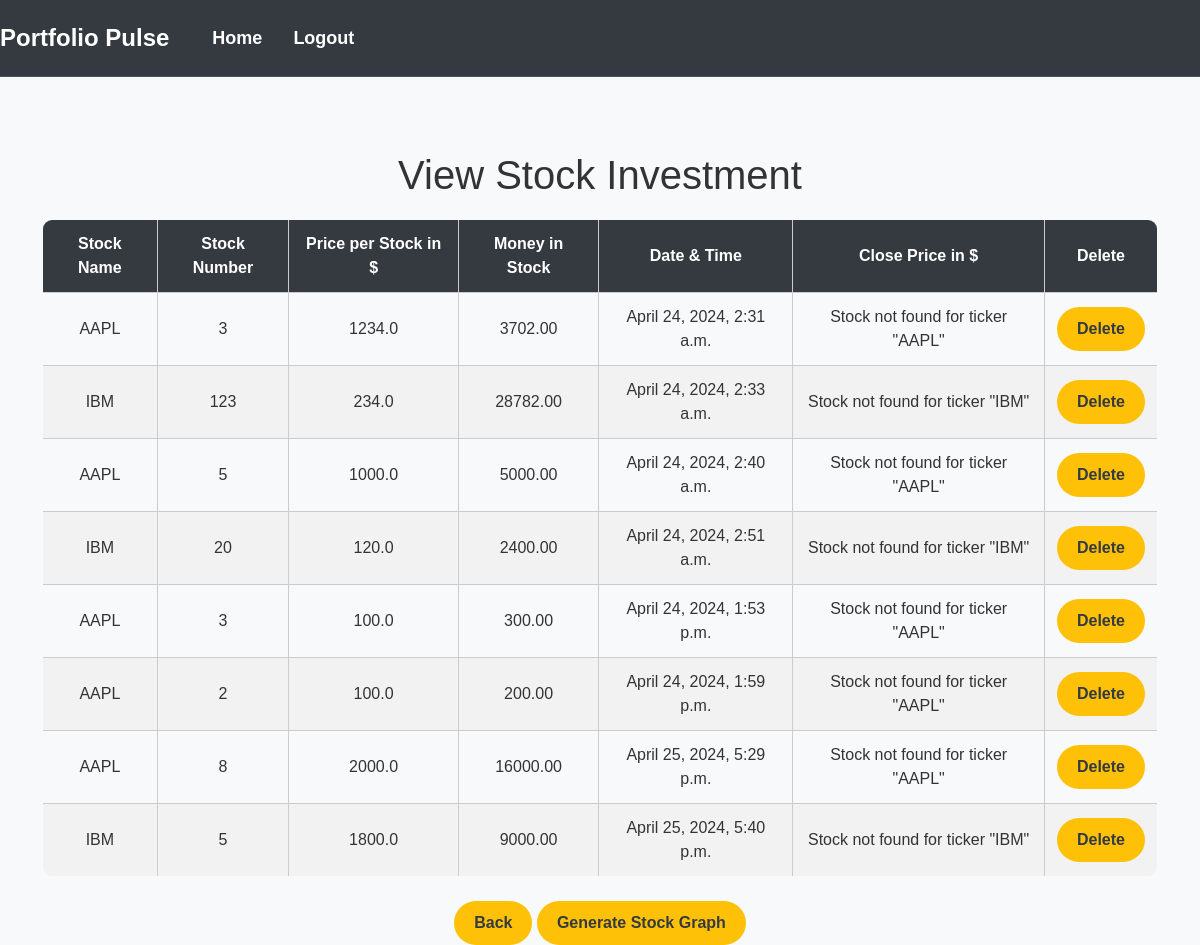
The page /view/ (signed in) on the database as committed earlier.
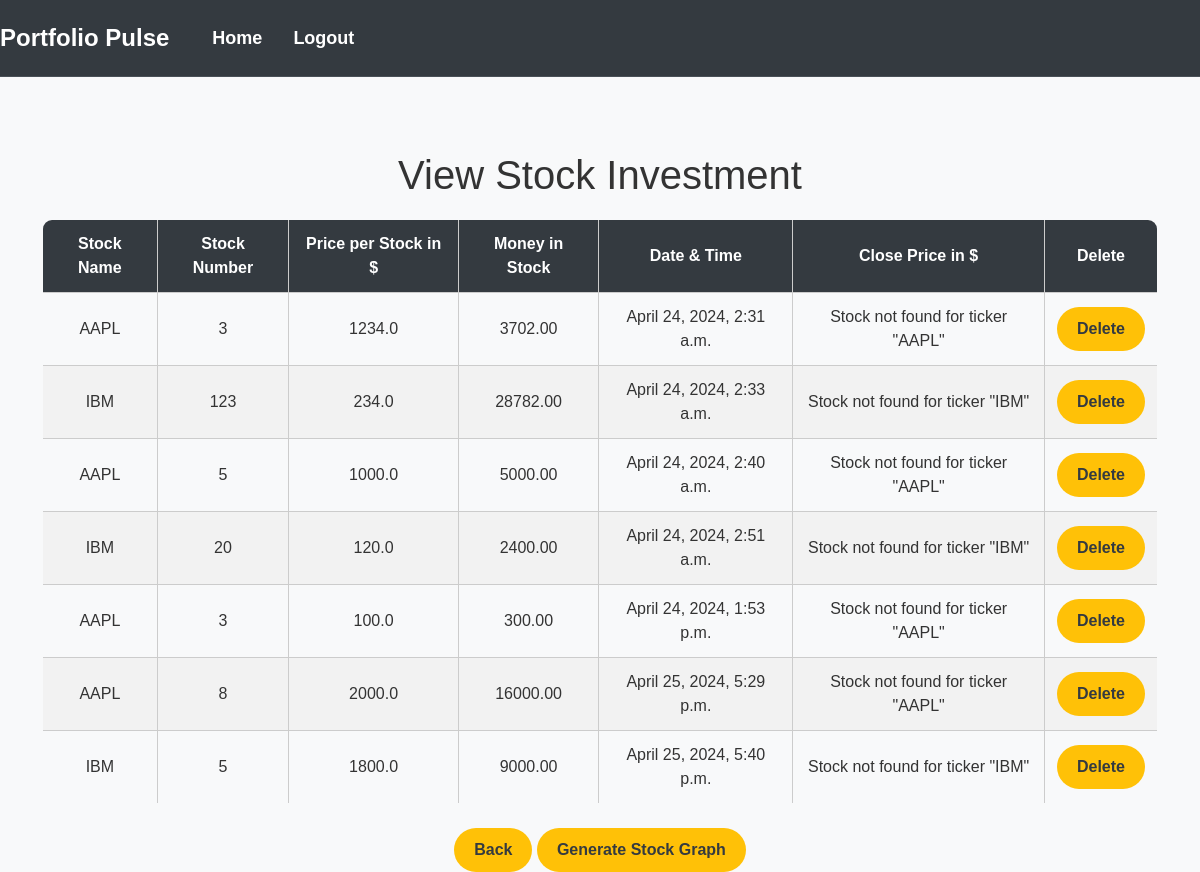
The same page on the database as committed later.
### fin_app/models.py (models this page shows, shortened)
class StockModel(models.Model):
    user = models.ForeignKey(User, on_delete=models.CASCADE)
    stock_id = models.IntegerField(primary_key=True)
    stock_name = models.CharField(max_length=10000000000)
    stock_number = models.IntegerField()
    stock_pps = models.FloatField(default=0.0)
    stock_money = models.FloatField(default=0.0)
    created = models.DateTimeField(auto_now_add=True)
    close_price = models.FloatField(default=0.0)  # New field to store close price

### fin_app/views.py (the view)
# urls.py: path("view/", view, name = "view"),
def view(request):
    if request.user.is_authenticated:
        user = request.user
        form = StockForm()
        todos = StockModel.objects.filter(user=user)
        return render(request, "view.html", {"form": form, "todos": todos})

### collector_app/templatetags/yfinance_tags.py (called while the page is built)
@register.simple_tag
def load_yfinance_data(ticker):
    try:
        crypto = yf.Ticker(ticker)
        data = crypto.history(period="30d")
        if not data.empty:
            close_price = data['Close'].iloc[-1]
            return close_price
    except Exception as e:
        print(f"Error retrieving data for ticker '{ticker}': {e}")
    return None

### fin_app/templatetags/custom_filters.py (called while the page is built)
@register.filter
def multiply(value, arg):
    return value * arg

### fin_app/templates/view.html (shortened to what this page needs)
<!DOCTYPE html>
{% load yfinance_tags %}
{% load custom_filters %}
<!DOCTYPE html>
<html>
<head>
    <link href="https://cdn.jsdelivr.net/npm/bootstrap@5.1.1/dist/css/bootstrap.min.css" rel="stylesheet">
</head>
<body>
    <nav class="navbar navbar-expand-lg">
      <a class="navbar-brand" href="#">
        Portfolio Pulse
      </a>
      <div class="collapse navbar-collapse" id="navbarNav">
        <ul class="navbar-nav ml-auto">
            {% if user.is_authenticated %}
              <li class="nav-item">
                <a class="nav-link" href="{% url 'home' %}">Home</a>
              </li>
              <li class="nav-item">
                <a class="nav-link" href="{% url 'ulogout' %}">Logout</a>
              </li>
            {% endif %}
        </ul>
      </div>
    </nav>
    <div class="container">
        <center>
            <br>
            <h1 class="heading">View Stock Investment</h1>
            <table id="view">
                <thead>
                    <tr>
                        <th>Stock Name</th>
                        <th>Stock Number</th>
                        <th>Price per Stock in $</th>
                        <th>Money in Stock</th>
                        <th>Date & Time</th>
                        <th>Close Price in $</th>
                        <th>Delete</th>
                    </tr>
                </thead>
                <tbody>
                    {% for todo in todos %}
                        <tr>
                            <td>{{ todo.stock_name }}</td>
                            <td>{{ todo.stock_number }}</td>
                            <td>{{ todo.stock_pps }}</td>
                            <td>{{ todo.stock_number|multiply:todo.stock_pps|floatformat:2 }}</td>
                            <td>{{ todo.created }}</td>
                            <td>
                                {% with ticker=todo.stock_name %}
                                    {% load_yfinance_data ticker as data %}
                                    {% if data %}
                                        {% if data %}
                                            {{ data }}
                                        {% else %}
                                            Stock data not available for ticker "{{ ticker }}"
                                        {% endif %}
                                    {% else %}
                                        Stock not found for ticker "{{ ticker }}"
                                    {% endif %}
                                {% endwith %}
                            </td>
                            <td>
                                <a href="{% url 'delete_stock' id=todo.stock_id %}" onclick="return confirm('Are you sure?')">
                                    <button class="btn">Delete</button>
                                </a>
                            </td>
                        </tr>
                    {% endfor %}
                </tbody>
            </table>
            <br>
            <a href="{% url 'home' %}"><button class="btn">Back</button></a>
            <a href="{% url 'stock_graph' %}"> <button class="btn">Generate Stock Graph</button></a>
        </center>
    </div>
</body>
</html>

### fin_app/templates/view.html (style rules this page uses)
* { font-family: "Arial", sans-serif; margin: 0; padding: 0; box-sizing: border-box; }
body { background-color: #f8f9fa; color: #333; }
.navbar { background-color: #343a40; padding: 15px 0; border-bottom: 1px solid #495057; }
.navbar-brand { color: #fff; font-size: 24px; font-weight: bold; margin-right: 20px; font-family: 'Arial Black', sans-serif; }
.navbar-nav .nav-link { color: #fff; font-size: 18px; font-weight: bold; margin-left: 15px; }
.btn { background-color: #ffc107; color: #343a40; border: none; border-radius: 30px; padding: 10px 20px; font-size: 16px; font-weight: bold; cursor: pointer; }
.container { margin-top: 50px; }
table { width: 100%; border-collapse: collapse; margin-top: 20px; border: 1px solid #ccc; border-radius: 10px; overflow: hidden; }
th, td { border: 1px solid #ccc; padding: 12px; text-align: center; }
th { background-color: #343a40; color: white; }
tr:nth-child(even) { background-color: #f2f2f2; }

Rows that differ between the two databases and show on the page:
removed StockModel: stock_name "AAPL", stock_number "2", stock_pps "100.0", stock_number|multiply "200.00", created "April 24, 2024, 1:59 p.m."
